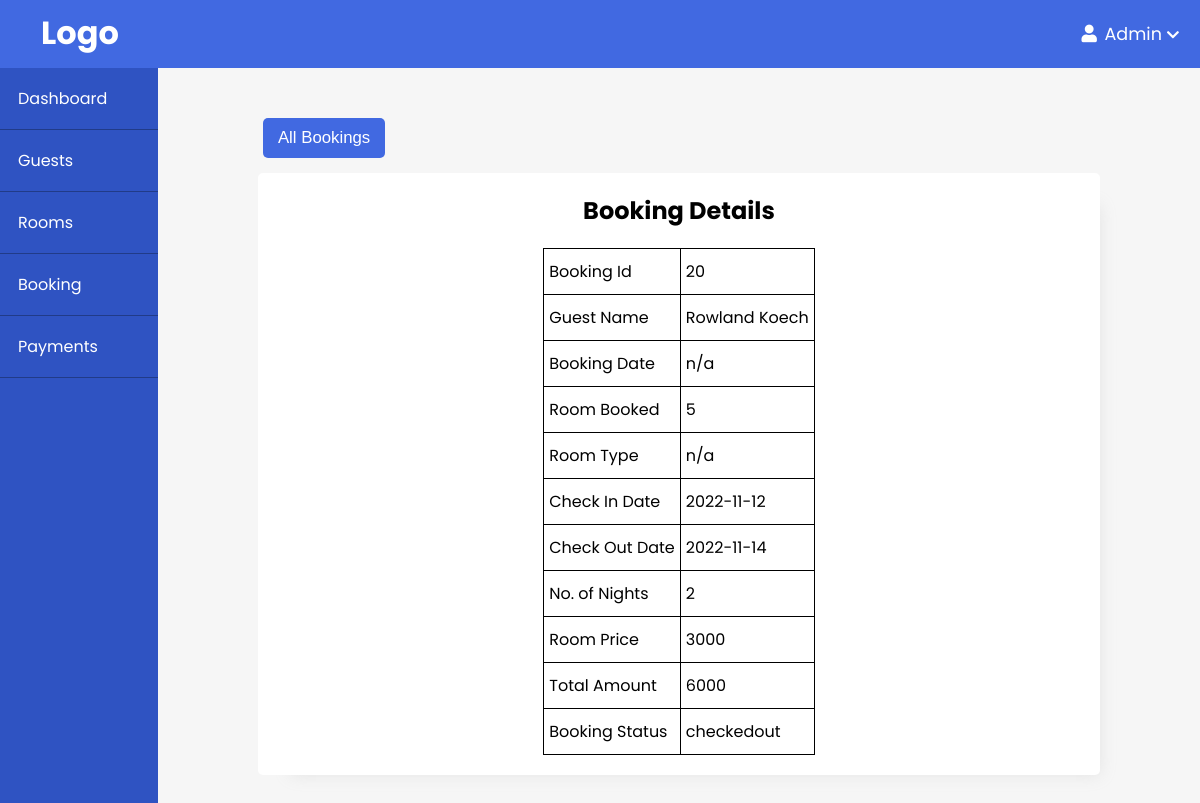
The page /admin/booking/view.php?view_id=20 on the database its author committed.
### tables this page shows
CREATE TABLE `booking` (
  `id` int(50) NOT NULL,
  `check_in_date` date NOT NULL,
  `check_out_date` date NOT NULL,
  `nights` int(100) NOT NULL,
  `amount` int(100) NOT NULL,
  `booking_date` date NOT NULL DEFAULT current_timestamp(),
  `booking_status_id` int(11) NOT NULL,
  `user_id` int(50) NOT NULL,
  `room_id` int(50) NOT NULL,
  `room_type_id` int(50) NOT NULL
);

CREATE TABLE `users` (
  `id` int(11) NOT NULL,
  `first_name` varchar(20) NOT NULL,
  `last_name` varchar(20) NOT NULL,
  `email` varchar(255) NOT NULL,
  `address` varchar(30) NOT NULL,
  `phone_no` varchar(10) NOT NULL,
  `passport` varchar(30) NOT NULL,
  `nationality` varchar(50) NOT NULL,
  `password` varchar(255) NOT NULL,
  `role_id` int(11) NOT NULL
);

CREATE TABLE `room_type` (
  `id` int(100) NOT NULL,
  `name` varchar(100) NOT NULL,
  `no_of_beds` int(50) NOT NULL,
  `price` int(50) NOT NULL
);

CREATE TABLE `booking_status` (
  `id` int(11) NOT NULL,
  `name` varchar(50) NOT NULL
);

### app/controllers/booking.php (called while the page is built, shortened)
<?php
if(isset($_GET['view_id'])) {
    $id = $_GET['view_id'];
    $sql = "SELECT b.*, bs.name, u.first_name, u.last_name, rt.price FROM booking AS b
            JOIN booking_status AS bs ON b.booking_status_id=bs.id
            JOIN users AS u ON b.user_id=u.id
            JOIN room_type AS rt ON b.room_type_id=rt.id
            WHERE b.id={$id}";
    $single_booking = executeJoinQuery($sql);
    $firstName = $single_booking[0]['first_name'];
    $lastName = $single_booking[0]['last_name'];
    $room_id = $single_booking[0]['room_id'];
    $check_in_date = $single_booking[0]['check_in_date'];
    $check_out_date = $single_booking[0]['check_out_date'];
    $nights = $single_booking[0]['nights'];
    $room_price = $single_booking[0]['price'];
    $amount = $single_booking[0]['amount'];
    $booking_status = $single_booking[0]['name'];
}

### app/database/db.php (called while the page is built, shortened)
<?php
require("connect.php");
function executeJoinQuery($sql) {
    global $conn;
    $stmt = $conn->prepare($sql);
    $stmt->execute();
    $records = $stmt->get_result()->fetch_all(MYSQLI_ASSOC);
    return $records;
}

### admin/booking/view.php (the view, shortened to what this page needs)
<?php include(ROOT_PATH . "\app\database\db.php"); ?>
<?php include(ROOT_PATH . "\app\controllers\booking.php") ?>
<!DOCTYPE html>
<html lang="en">
<head>
    <link href="../../assets/fontawesome/css/all.min.css"  rel="stylesheet">
    <link rel="stylesheet" href="../style.css">
</head>
<body>
     <?php include(ROOT_PATH . "/app/includes/adminHeader.php"); ?>
    <div class="admin-wrapper">
        <?php include(ROOT_PATH . "/app/includes/adminSidebar.php"); ?>
        <div class="admin-content">
            <div class="flex">
                <button class="btn"><a href="<?php echo BASE_URL . "/admin/booking/index.php"?>">All Bookings</a></button>
            </div>
            <div class="card-wrapper flight-preview" style="margin-top:5px;">
                <div class="preview-card">
                    <h2>Booking Details</h2>
                    <table>
                        <tr>
                            <td>Booking Id</td>
                            <td><?php echo $id ?></td>
                        </tr>
                        <tr>
                            <td>Guest Name</td>
                            <td><?php echo ($firstName . " " . $lastName) ?></td>
                        </tr>
                        <tr>
                            <td>Booking Date</td>
                            <td>n/a</td>
                        </tr>
                        <tr>
                            <td>Room Booked</td>
                            <td><?php echo $room_id?></td>
                        </tr>
                        <tr>
                            <td>Room Type</td>
                            <td>n/a</td>
                        </tr>
                        <tr>
                            <td>Check In Date</td>
                            <td><?php echo $check_in_date ?></td>
                        </tr>
                        <tr>
                            <td>Check Out Date</td>
                            <td><?php echo $check_out_date ?></td>
                        </tr>
                        <tr>
                            <td>No. of Nights</td>
                            <td><?php echo $nights ?></td>
                        </tr>
                        <tr>
                            <td>Room Price</td>
                            <td><?php echo $room_price ?></td>
                        </tr>
                        <tr>
                            <td>Total Amount</td>
                            <td><?php echo $amount ?></td>
                        </tr>
                        <tr>
                            <td>Booking Status</td>
                            <td><?php echo $booking_status ?></td>
                        </tr>
                    </table>
                </div>
            </div>
        </div>
    </div>
</body>
</html>

### admin/style.css (style rules this page uses)
* { padding: 0; margin: 0; box-sizing: border-box; }
body { background-color: #f6f6f6; font-family: 'Poppins', sans-serif; }
.btn { display: block; border: 0; border-radius: 5px; background-color: rgb(65, 105, 225); margin: 10px 5px; padding: 10px 15px; font-size: 1.05rem; color: white; cursor: pointer; }
.btn a { text-decoration: none; color: white; }
table { margin: 20px auto; }
table, th, td { border: 1px solid black; border-collapse: collapse; }
th, td { padding: 10px 5px; }
a { text-decoration: none; }
.flex { display: flex; }
.admin-wrapper { display: flex; min-height: calc(100vh - 68px); }
.admin-content { flex: 8; height: 100%; padding: 40px 100px 100px; }
.card-wrapper { display: grid; grid-template-columns: repeat(auto-fit, minmax(200px, 1fr)); grid-template-rows: max-content; grid-auto-rows: max-content; grid-gap: 50px }
.preview-card { background-color: white; box-shadow: 1rem 1rem 1rem -1rem #a0a0a033; border-radius: 5px; height: 200px; }
.flight-preview { margin-top: 50px; grid-template-columns: repeat(auto-fit, minmax(340px, 1fr)); grid-gap: 30px; }
.flight-preview .preview-card { flex-direction: column; height: auto; padding: 0 20px; }
.flight-preview h2 { margin-top: 20px; text-align: center; }
.admin-content h2 { text-align: center; }

### rows shown on the page
booking: user.first_name "Rowland", user.last_name "Koech", room "5", check_in_date "2022-11-12", check_out_date "2022-11-14", nights "2", room_type.price "3000", amount "6000", booking_status.name "checkedout"

### other values the page prints
$id "20"
